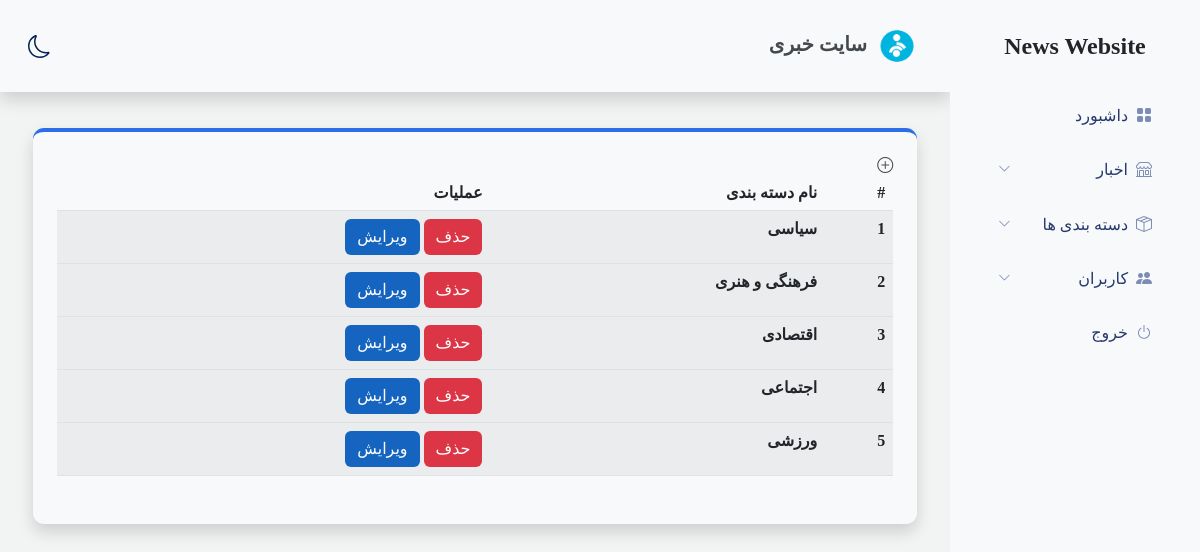
The page /panel/categories.php on the database its author committed.
### tables this page shows
CREATE TABLE `categories` (
  `category_id` int(11) NOT NULL,
  `category_name` varchar(45) NOT NULL
);

### panel/categories.php (the view, shortened to what this page needs)
<?php
include "../database/pdo_connection.php";
$coun=1;
$select=$conn->prepare("SELECT * FROM categories ");
$select->execute();
$categories=$select->fetchAll(PDO::FETCH_ASSOC);
?>
<!DOCTYPE html>
<html lang="fa" dir="rtl">
<head>
  <link rel="stylesheet" href="css/bootstrap.rtl.min.css" />
  <link rel="stylesheet" href="https://cdn.jsdelivr.net/npm/bootstrap-icons@1.5.0/font/bootstrap-icons.css" />
  <link rel="stylesheet" href="css/panel.css" />
</head>
<body>
  <section x-data="toggleSidebar" class="">
    <nav class="nav p-3 navbar navbar-expand-lg bg-light shadow fixed-top mb-5 transition">
      <div class="container">
        <a class="navbar-brand" href="#">
          <img src="images/logo.png" alt="Logo" width="50" />
          <span class="text-gray fw-bold">سایت خبری </span>
        </a>
        <button id="switchTheme"></button>
      </div>
    </nav>
    <section x-cloak class="sidebar bg-light transition" :class="open || 'inactive'">
      <div class="d-flex align-items-center justify-content-between justify-content-lg-center">
        <h4 class="fw-bold">News Website</h4>
      </div>
      <div class="mt-4">
        <ul class="list-unstyled">
          <li class="sidebar-item ">
            <a class="sidebar-link" href="index.php">
              <i class="me-2 bi bi-grid-fill"></i>
              <span>داشبورد</span>
            </a>
          </li>
          <li x-data="dropdown" class="sidebar-item">
              <div @click="toggle" class="sidebar-link">
                    <i class="me-2 bi bi-shop"></i>
                        <span>اخبار</span>
                          <i class="ms-auto bi bi-chevron-down"></i>
                </div>
            </li>
          <li x-data="dropdown" class="sidebar-item">
            <div @click="toggle" class="sidebar-link">
              <i class="me-2 bi bi-box-seam"></i>
              <span>دسته بندی ها</span>
              <i class="ms-auto bi bi-chevron-down"></i>
            </div>
          </li>
          <li x-data="dropdown" class="sidebar-item">
            <div @click="toggle" class="sidebar-link">
              <i class="me-2 bi bi-people-fill"></i>
              <span>کاربران</span>
              <i class="ms-auto bi bi-chevron-down"></i>
            </div>
          </li>
          <li x-data="dropdown" class="sidebar-item">
            <div @click="toggle" class="sidebar-link">
              <i class="me-2 bi bi-power"></i>
              <span> خروج</span>
            </div>
          </li>
        </ul>
      </div>
    </section>
    <section class="main" :class="open || 'active'">
      <div class="container ">
        <div class="card card-primary bg-light shadow p-4 mt-5 ">
          <h6 class="text-gray h6 fw-bold">
            <i class="bi bi-plus-circle"></i>
              <table class="table table-striped ">
                <thead class="">
                  <tr class="" >
                    <th scope="col">#</th>
                    <th scope="col">نام دسته بندی</th>
                    <th scope="col">عملیات</th>
                  </tr>
                </thead>
                <?php foreach($categories as $category): ?>
                <tbody>
                  <tr>
                    <th scope="row"> <?= $coun++ ?> </th>
                    <td> <?=  $category['category_name'] ?> </td>
                    <td> <a href="delete_category.php?id=<?=$category['category_id'];?>" class="btn btn-danger">حذف</a> <a href="edit_category.php?id=<?=$category['category_id'];?>" class="btn btn-primary"> ویرایش</a> </td>
                  </tr>
                </tbody>
                <?php endforeach; ?>
              </table>
        </div>
      </div>
    </section>
  </section>
</body>
</html>

### panel/css/panel.css (style rules this page uses)
* { font-family: "Vazir"; box-sizing: border-box; padding: 0; margin: 0; }
body { font-family: "Vazir" !important; background-color: #f2f4f4; }
.text-gray { color: #44494e !important; }
.btn { transition: all .3s ease !important; border: 0 !important }
.btn-primary { background-color: #1565C0; }
.transition { transition: all .5s ease; }
.card { border: none !important; border-radius: 0.7rem; }
.card-primary { border-top: 4px solid #2c6de9 !important; }
.shadow { box-shadow: rgba(255, 255, 255, 0.1) 0px 1px 1px 0px inset, rgba(50, 50, 93, 0.25) 0px 50px 100px -20px, rgba(0, 0, 0, 0.3) 0px 30px 60px -30px; }
.sidebar { width: 250px; height: 100vh; position: fixed; background-color: white; padding: 2rem; overflow-y: hidden; z-index: 1040; overflow-y: auto; }
.sidebar .sidebar-item { margin-top: 0.5rem; }
.sidebar .sidebar-item .sidebar-link { text-decoration: none; color: #25396f; padding: 0.7rem 1rem; display: flex; align-items: center; border-radius: 0.5rem; transition: all 0.5s; }
.sidebar .sidebar-item .sidebar-link i { color: #7c8db5; }
.sidebar .sidebar-item .sidebar-link { cursor: pointer; }
.sidebar .sidebar-item .bi-chevron-down { font-size: 0.8rem; }
.main { transition: all 0.5s ease-out; padding: 5rem 1.3rem; }
@media (min-width: 992px) { .main, .nav { margin-right: 250px; } }
#switchTheme { background-color: transparent; border: 0; }

### rows shown on the page
categories: category_name "سیاسی"
categories: category_name "فرهنگی و هنری"
categories: category_name "اقتصادی"
categories: category_name "اجتماعی"
categories: category_name "ورزشی"
